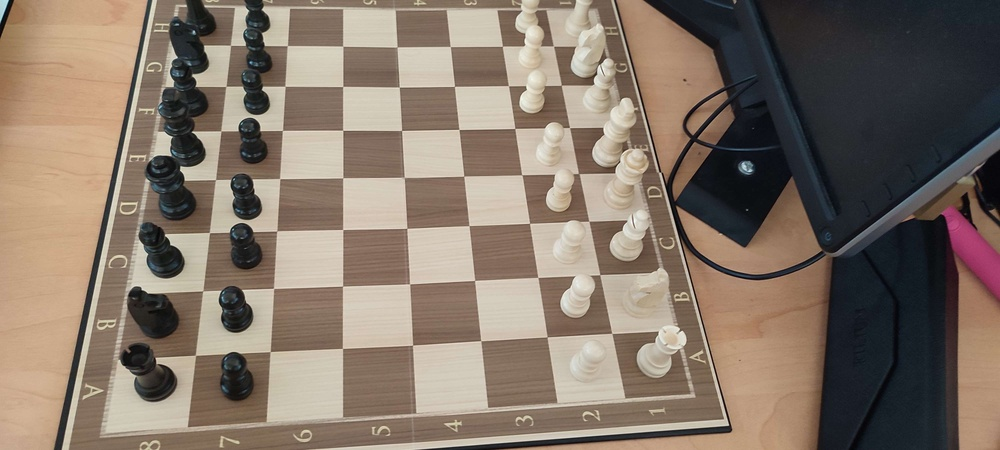
#> input picture ChessReader/img/1681206780824.jpg, 1000 x 450 px, shrunk from 4000 x 1800 before the run
$ python -i preprocess.py   (imports and definitions only)
#> lines starting #> are read from the running program, lines starting #| are printed output that depends on the picture; after the words box and inside, x2 and y2 are one past the last pixel; in counts of white or black regions, pixels touching at a corner belong together
#> further down, picture is the input picture: shape (450, 1000, 3); mean B, G, R 104.5, 117.5, 132.2
import cv2
import logging
# [1 line not run here, left out]
import pathlib
import numpy

CHESSBOARD_SIZE = (7, 7) # taille intérieure d'un échiquier
HIST_THRESHOLD = 3
CROP_VALUE = 10
MIN_PEAKS = 10 # nombre minimum de peak dans l'histogramme pour que la case soit considérée comme remplie

class Point:
    def __init__(self, x: int, y: int) -> None:
        self.x = int(x)
        self.y = int(y)

    def __add__(self, point):
        return Point(self.x + point.x, self.y + point.y)

    def __sub__(self, point):
        return Point(self.x - point.x, self.y - point.y)

    def __str__(self) -> str:
        return f"({self.x}, {self.y})"

    def __repr__(self) -> str:
        return str(self)

    def __iter__(self):
        return iter([self.x, self.y])

class Coordinates:
    # [5 lines left out: function __init__, not called in this run]

    def minX1(self) -> int:
        return max(self.upperleft.x, self.lowerleft.x) + CROP_VALUE

    def minX2(self) -> int:
        return min(self.upperright.x, self.lowerright.x) - CROP_VALUE

    def minY1(self) -> int:
        return max(self.upperleft.y, self.upperright.y) + CROP_VALUE

    def minY2(self) -> int:
        return min(self.lowerleft.y, self.lowerright.y) - CROP_VALUE

    def get_image(self, image: cv2.Mat) -> cv2.Mat:
        return image[self.minY1():self.minY2(), self.minX1():self.minX2()]

    def __add__(self, coordinate):
        return Coordinates(self.upperleft + coordinate.upperleft, self.upperright + coordinate.upperright, self.lowerleft + coordinate.lowerleft, self.lowerright + coordinate.lowerright)

    def __sub__(self, coordinate):
        return Coordinates(self.upperleft - coordinate.upperleft, self.upperright - coordinate.upperright, self.lowerleft - coordinate.lowerleft, self.lowerright - coordinate.lowerright)

    def __str__(self) -> str:
        return f"[ {self.upperleft}, {self.upperright}\n  {self.lowerleft}, {self.lowerright} ]"

    def __repr__(self) -> str:
        return str(self)

# [85 lines left out: functions show_image, crop_to_square, get_cases_coordinates, get_cases_coordinates_harris, not called in this run]

def get_chessboard_outline(image: cv2.Mat) -> list:
    """Renvoie une liste contenant les coordonnées des contours de l'image d'un échiquier."""
    gray = cv2.cvtColor(image, cv2.COLOR_BGR2GRAY)
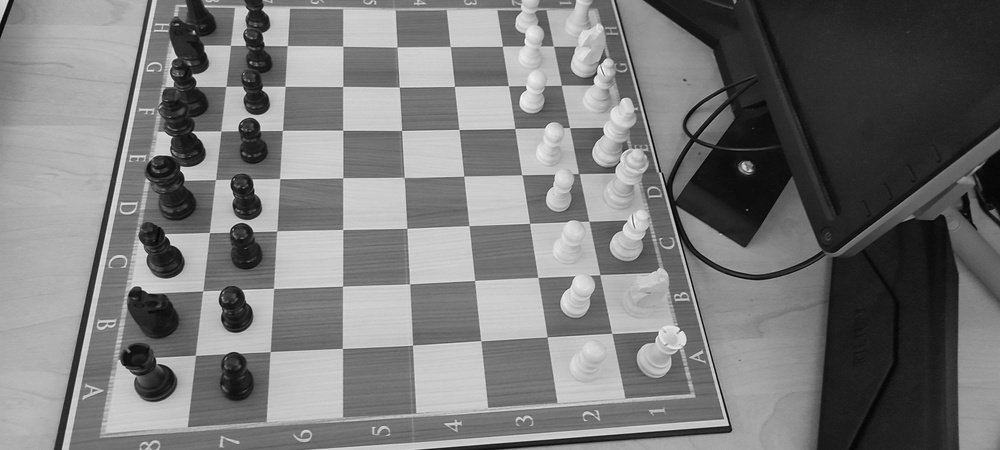
#> gray: shape (450, 1000); min 1, max 254, mean 120.4
    retval, thresh = cv2.threshold(gray, 0, 255, cv2.THRESH_BINARY + cv2.THRESH_OTSU)
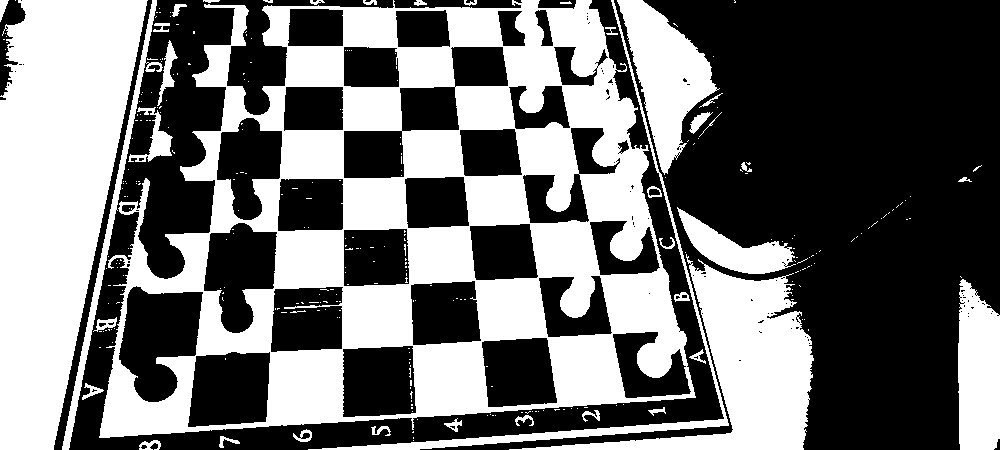
#> thresh: shape (450, 1000); 44.5% white; 297 white regions (256 under 20 px), largest, box (x1, y1, x2, y2) and area: (99, 0, 696, 438) 109675, (0, 0, 148, 450) 44305, (509, 254, 814, 450) 17547
#> retval = 126

    kernel = cv2.getStructuringElement(cv2.MORPH_RECT, (9, 9))
    morph = cv2.morphologyEx(thresh, cv2.MORPH_OPEN, kernel)
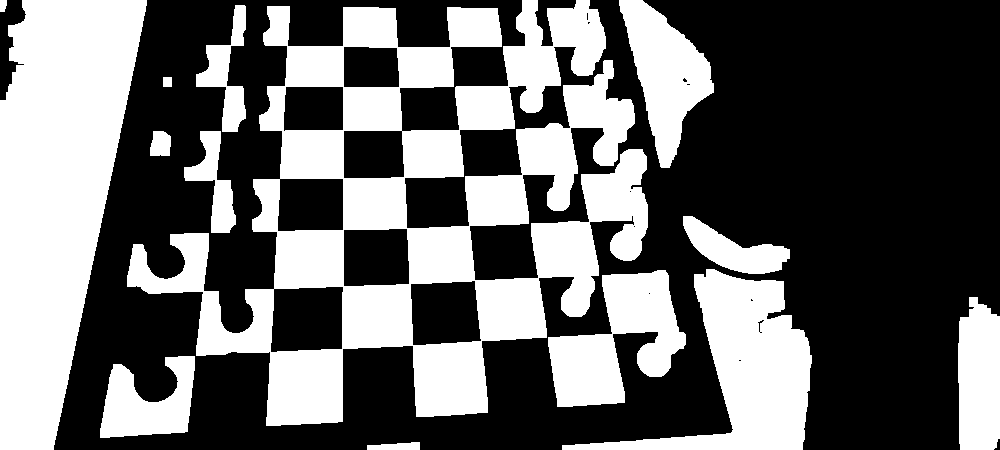
#> morph: shape (450, 1000); 40.6% white; 14 white regions, largest, box (x1, y1, x2, y2) and area: (127, 0, 648, 426) 84828, (0, 0, 147, 450) 44098, (562, 269, 812, 450) 16733
    kernel = cv2.getStructuringElement(cv2.MORPH_RECT, (3, 1))
    morph = cv2.morphologyEx(morph, cv2.MORPH_CLOSE, kernel)
#> morph: shape (450, 1000); 40.6% white; 12 white regions, largest, box (x1, y1, x2, y2) and area: (127, 0, 686, 426) 95037, (0, 0, 147, 450) 44098, (562, 269, 812, 450) 16757
    morph = 255 - morph
#> morph: shape (450, 1000); 59.4% white; 12 black regions
    cnts = cv2.findContours(morph, cv2.RETR_EXTERNAL, cv2.CHAIN_APPROX_SIMPLE)
#> cnts = 17 contours, 3 with area under 20; largest, box (x1, y1, x2, y2) and area: (54, 0, 1000, 450) 241282, (344, 87, 459, 178) 4916, (460, 86, 570, 176) 3970, (411, 281, 481, 345) 3834, (344, 229, 409, 286) 3440
    cnts = cnts[0] if len(cnts) == 2 else cnts[1]
    cntr_img = numpy.zeros_like(morph)
    for c in cnts:
        perimeter = cv2.arcLength(c, True)
        if perimeter > 200:
            cv2.drawContours(cntr_img, [c], 0, 255, 1)
#> this loop made 17 passes
#> perimeter on passes 1 to 8: 28.24, 8.83, 255.2, 237.1, 234.6, 220.7, 488.9, 408.4
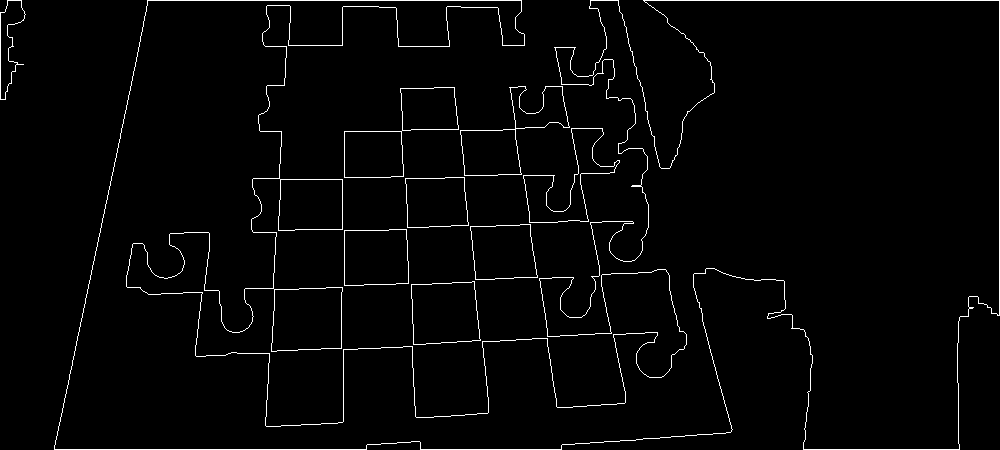
#> cntr_img: shape (450, 1000); 2.2% white in thin lines or dots

    # get all non-zero points
    points = numpy.column_stack(numpy.where(cntr_img.transpose() > 0))
#> points = 10005 pairs, first value 0 to 999, second value 0 to 449
    hull = cv2.convexHull(points)
#> hull = [[999, 315], [959, 449], [54, 449], [0, 99], [0, 12], [7, 0], [999, 0]]

    result = image.copy()
    cv2.polylines(result, [hull], True, (0,0,255), 2)
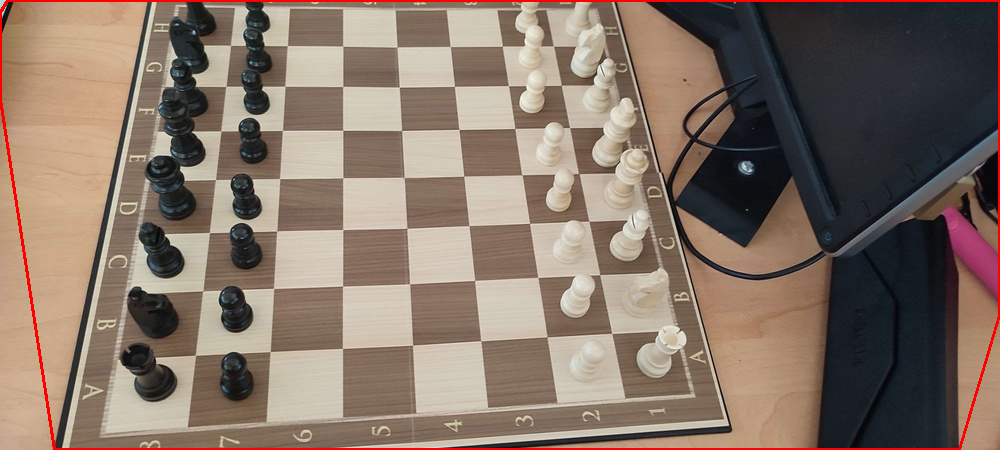
#> result: shape (450, 1000, 3); 1.35% of pixels changed, all inside (x1, y1, x2, y2) = (0, 0, 1000, 450)

# [113 lines left out: functions wrap_image, get_cases_color, check_cases_content, preprocess_chessboard, not called in this run]

>>> import cv2
>>> picture = cv2.imread('../../ChessReader/img/1681206780824.jpg')
>>> result = get_chessboard_outline(picture)

$ run again, on ChessReader/img/1681207225188.jpg
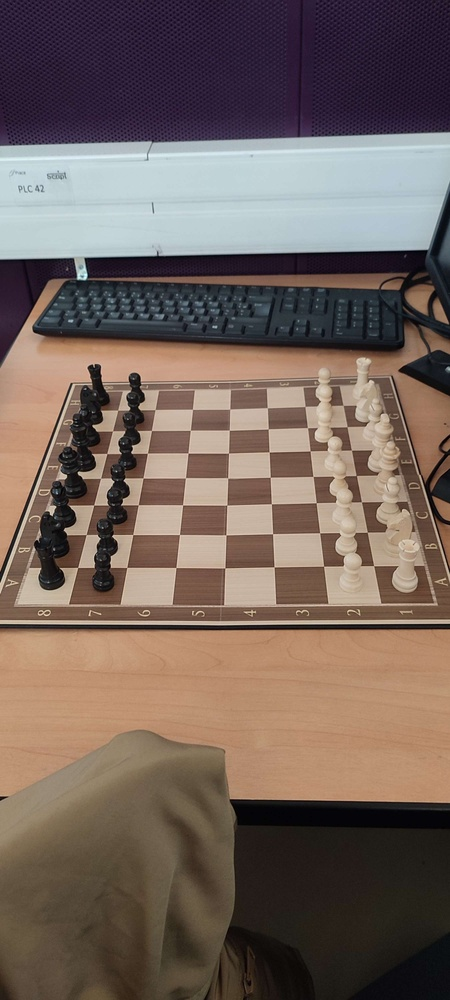
#> input picture ChessReader/img/1681207225188.jpg, 450 x 1000 px, shrunk from 1800 x 4000 before the run
#> picture is the input picture: shape (1000, 450, 3); mean B, G, R 92.4, 100.1, 116.1
#> in get_chessboard_outline, `retval, thresh = cv2.threshold(gray, 0, 255, cv2.THRESH_BINARY + cv2.T..`:
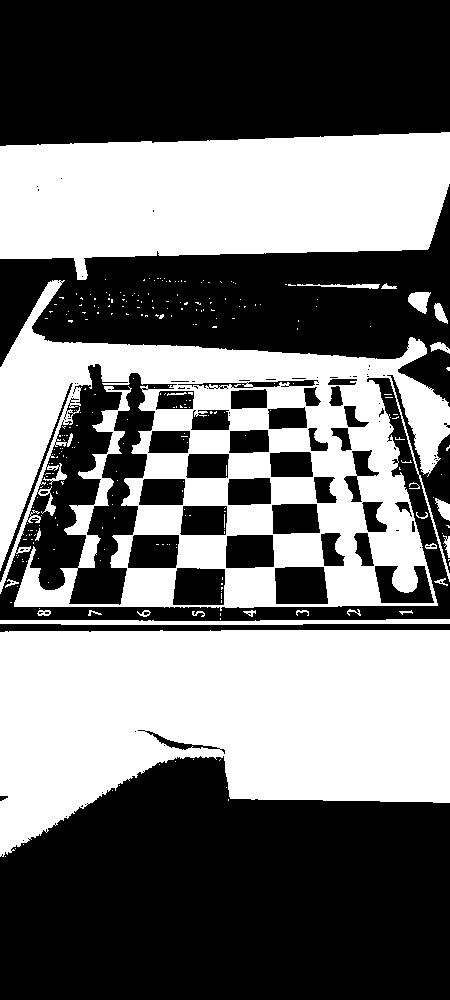
#> thresh: shape (1000, 450); 44.2% white; 277 white regions (251 under 20 px), largest, box (x1, y1, x2, y2) and area: (0, 630, 450, 857) 74845, (0, 280, 450, 611) 68146, (0, 132, 450, 280) 51300
#> retval = 110
#> cnts = 20 contours, 2 with area under 20; largest, box (x1, y1, x2, y2) and area: (0, 730, 450, 1000) 91248, (0, 0, 450, 146) 62121, (0, 364, 450, 632) 54104, (0, 187, 450, 406) 44028, (331, 406, 387, 566) 1921
#> the loop in get_chessboard_outline, `for c in cnts:` made 20 passes
#> perimeter on passes 1, 2, 3, 4, 6, 7, 8, 9: 20.24, 1453, 155.7, 111.8, 145.7, 148.5, 134.8, 96.38
#> points = 7390 pairs, first value 0 to 449, second value 0 to 999
#> hull = [[449, 999], [0, 999], [0, 0], [449, 0]]
#> in get_chessboard_outline, `cv2.polylines(result, [hull], True, (0,0,255), 2)`:
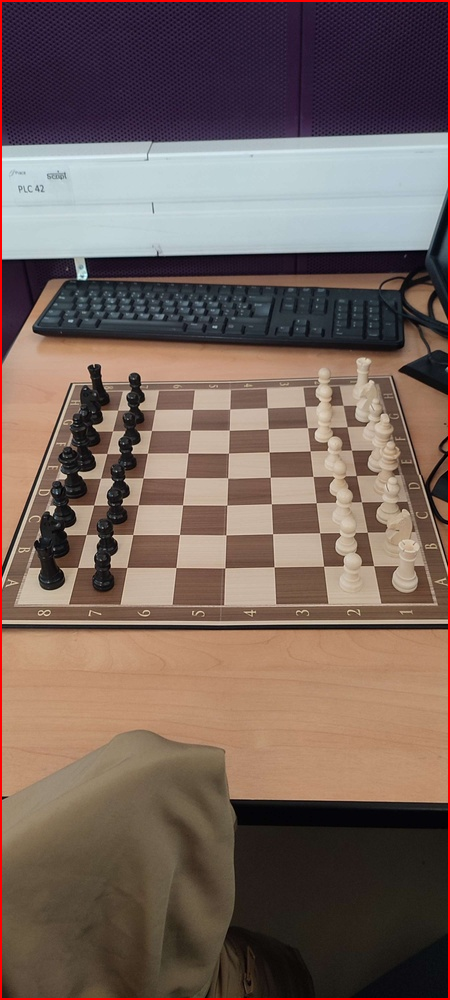
#> result: shape (1000, 450, 3); 1.29% of pixels changed, all inside (x1, y1, x2, y2) = (0, 0, 450, 1000)

$ run again, on ChessReader/img/1684705686072.jpg
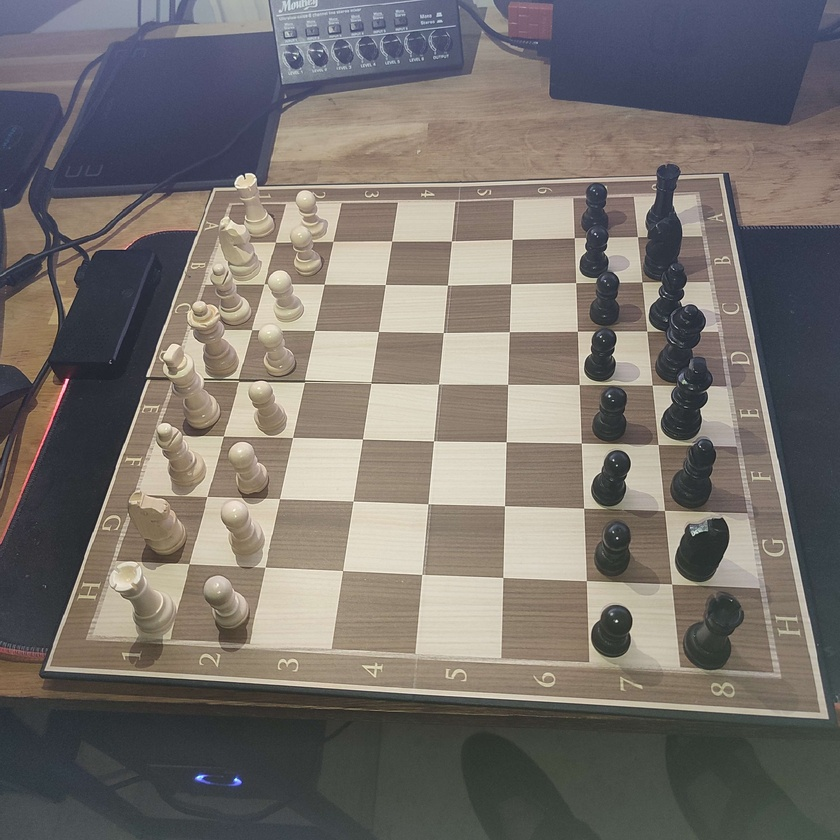
#> input picture ChessReader/img/1684705686072.jpg, 840 x 840 px, shrunk from 3000 x 3000 before the run
#> picture is the input picture: shape (840, 840, 3); mean B, G, R 108.6, 113.4, 119.1
#> in get_chessboard_outline, `retval, thresh = cv2.threshold(gray, 0, 255, cv2.THRESH_BINARY + cv2.T..`:
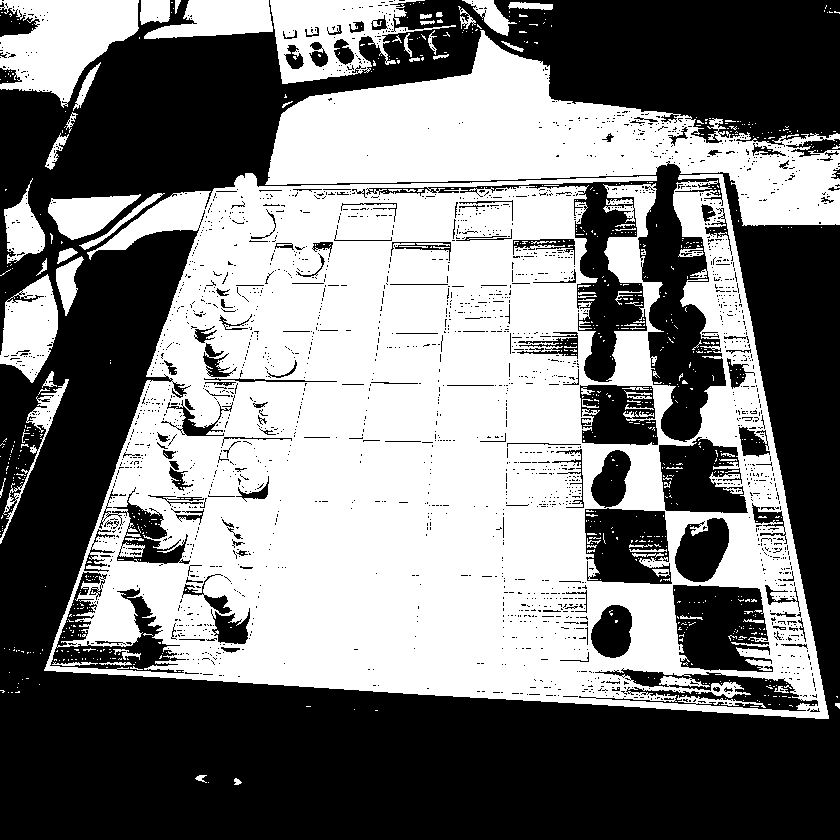
#> thresh: shape (840, 840); 49% white; 836 white regions (751 under 20 px), largest, box (x1, y1, x2, y2) and area: (44, 173, 829, 719) 260332, (265, 30, 840, 226) 47168, (0, 0, 139, 108) 9180
#> retval = 115
#> cnts = 11 contours, 6 with area under 20; largest, box (x1, y1, x2, y2) and area: (0, 0, 840, 840) 678762, (0, 0, 48, 37) 1000, (821, 192, 834, 204) 83, (773, 183, 783, 190) 34, (138, 0, 141, 12) 22
#> the loop in get_chessboard_outline, `for c in cnts:` made 11 passes
#> (c, perimeter) on passes 3, 5, 6, 7, 8, 10: ([[771, 192], [774, 192]], 6), ([[689, 162], [693, 162]], 8), ([[701, 160], [704, 160]], 6), ([[26, 52], [36, 52]], 20), ([[359, 7], [362, 7]], 6), ([[138, 0], [138, 11], [140, 11], [140, 0]], 26)
#> points = 4182 pairs, first value 0 to 839, second value 0 to 839
#> hull = [[839, 839], [0, 839], [0, 47], [170, 0], [839, 0]]
#> in get_chessboard_outline, `cv2.polylines(result, [hull], True, (0,0,255), 2)`:
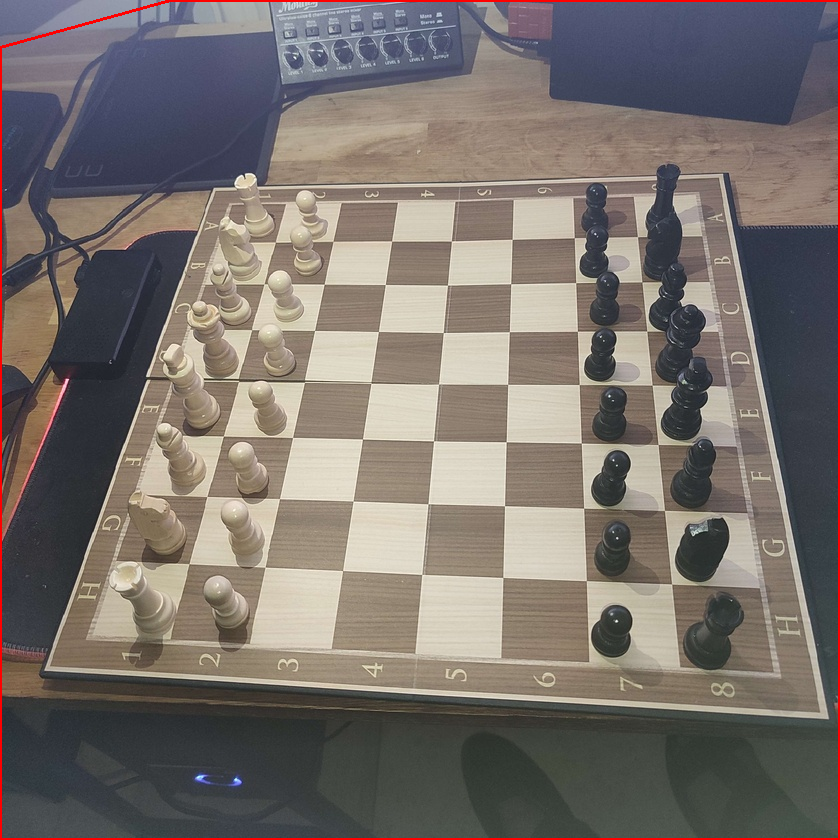
#> result: shape (840, 840, 3); 0.96% of pixels changed, all inside (x1, y1, x2, y2) = (0, 0, 840, 840)

$ run again, on ChessReader/img/IMG_20230411_114427.jpg
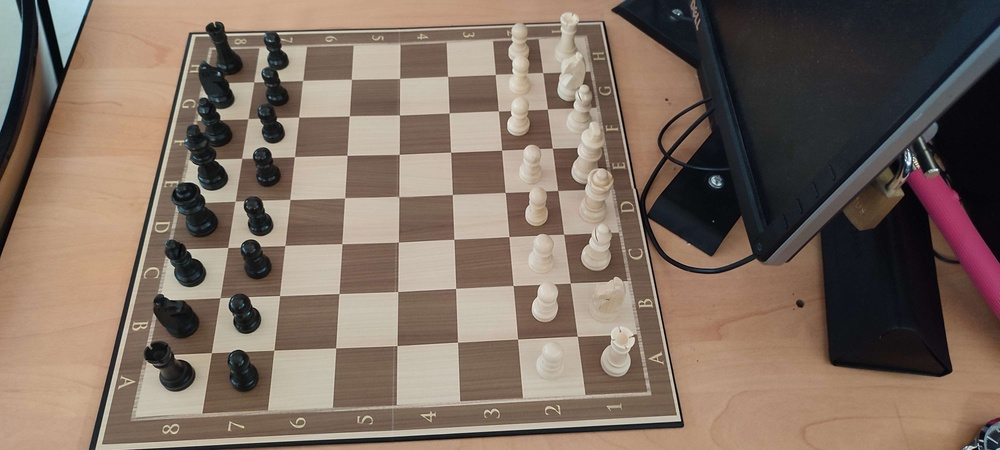
#> input picture ChessReader/img/IMG_20230411_114427.jpg, 1000 x 450 px, shrunk from 4000 x 1800 before the run
#> picture is the input picture: shape (450, 1000, 3); mean B, G, R 96.9, 109.1, 126.3
#> in get_chessboard_outline, `retval, thresh = cv2.threshold(gray, 0, 255, cv2.THRESH_BINARY + cv2.T..`:
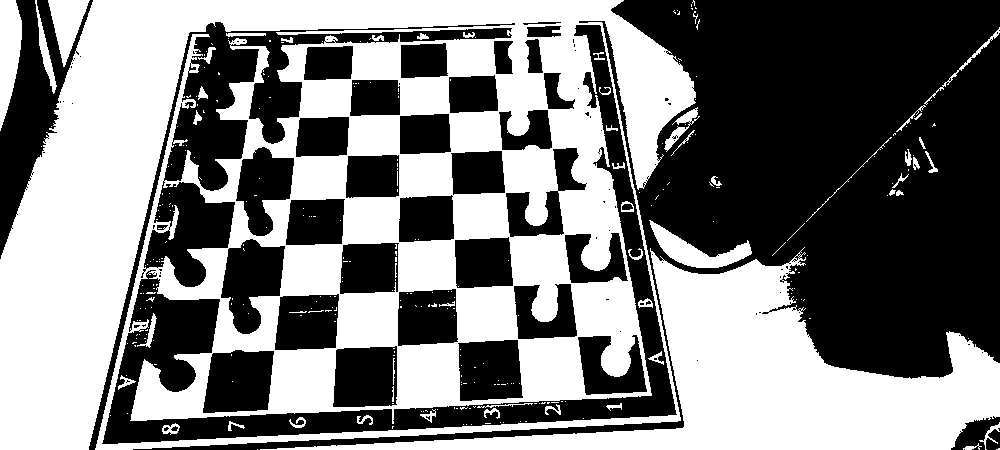
#> thresh: shape (450, 1000); 49.1% white; 308 white regions (254 under 20 px), largest, box (x1, y1, x2, y2) and area: (0, 0, 696, 450) 166507, (260, 247, 1000, 450) 44362, (0, 0, 22, 131) 1993
#> retval = 113
#> cnts = 17 contours, 3 with area under 20; largest, box (x1, y1, x2, y2) and area: (89, 0, 1000, 450) 227672, (0, 0, 93, 255) 8909, (400, 114, 505, 194) 3864, (455, 238, 513, 288) 2572, (506, 148, 587, 237) 2380
#> the loop in get_chessboard_outline, `for c in cnts:` made 17 passes
#> perimeter on passes 1, 3, 4, 5, 6, 7, 8, 9: 152.4, 305.2, 207.3, 195.1, 185.7, 415.2, 177.3, 363.2
#> points = 8332 pairs, first value 0 to 999, second value 0 to 449
#> hull = contour of 10 points, box (x1, y1, x2, y2) (0, 0, 1000, 450), area 418334
#> in get_chessboard_outline, `cv2.polylines(result, [hull], True, (0,0,255), 2)`:
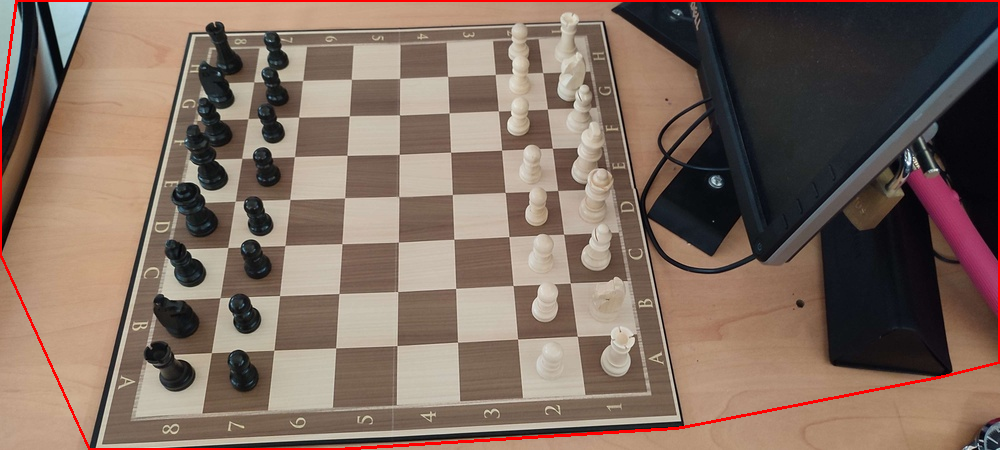
#> result: shape (450, 1000, 3); 1.4% of pixels changed, all inside (x1, y1, x2, y2) = (0, 0, 1000, 450)
